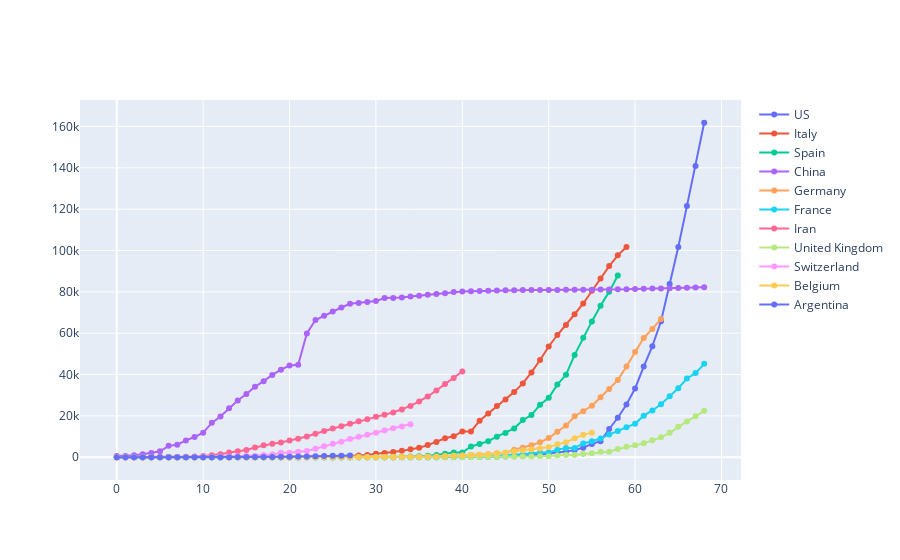

Notebook source saved alongside this figure:
### Markdown cell above
<h3>TOP MUNDIAL y ARGENTINA CASOS</h3>

### Code cell
grouped = confirmed_df.groupby(level=0).sum()
sorted = grouped.sort_values(by=grouped.columns[grouped.columns.size-1], ascending=False)

max_val = 0
fig = go.Figure()

for i in range(0,amount_of_countries):
    data = confirmed_df.loc[sorted.index[i],:][confirmed_df.loc[sorted.index[i],:]>0].groupby(level=0).sum()
    if isinstance(data, pd.DataFrame):
        data = data.loc[sorted.index[i],:]
    
    if i == 0:
        max_val = data.max()
    
    data.reset_index(drop=True, inplace=True)
    
    fig.add_trace(go.Scatter(x=data.index, y=data, mode='lines+markers', name=sorted.index[i]))


arg = confirmed_df.loc['Argentina',:][confirmed_df.loc['Argentina',:]>0]
arg.reset_index(drop=True, inplace=True)

fig.add_trace(go.Scatter(x=arg.index, y=arg, mode='lines+markers', name='Argentina'))

fig.show()
